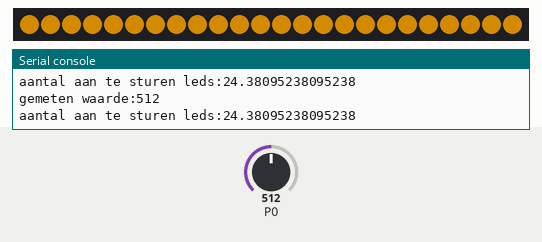
The program below on a simulated BBC micro:bit (MakeCode). Parts: 24 RGB LEDs in strip order, left to right, the last lines printed to the serial console. Inputs (shaded band) come from the test bench; at power-on: P0 = 512 (analog values on the 0–1023 scale). Dim RGB values are drawn brighter than linear.

Above: at 1.2 s.
1.3 s: P0 set to 716
At 2.1 s:
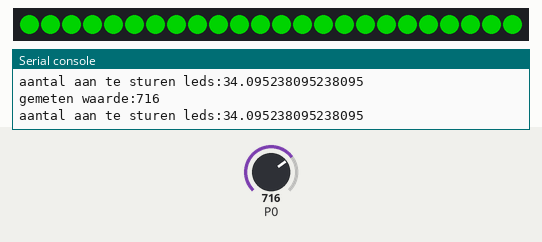
2.8 s: P0 set to 306
At 3.8 s:
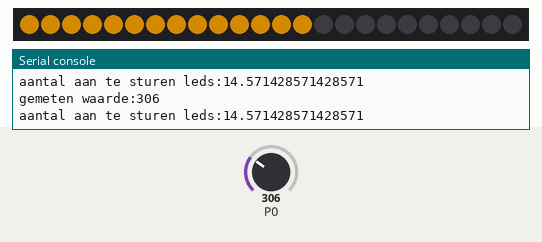
4.4 s: P0 set to 122
At 5.4 s:
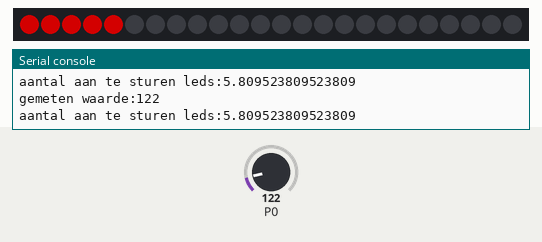
5.9 s: P0 set to 15
At 7.1 s:
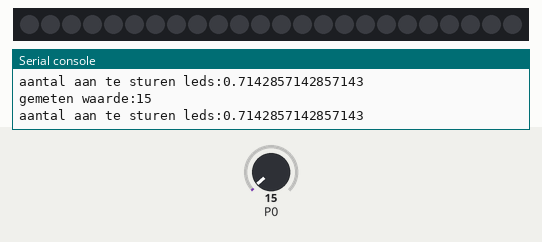
7.4 s: P0 set to 511
At 8.6 s:
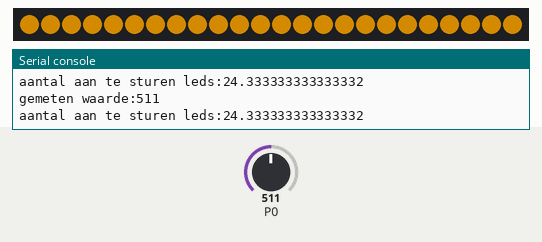
8.9 s: P0 set to 900
At 9.3 s:
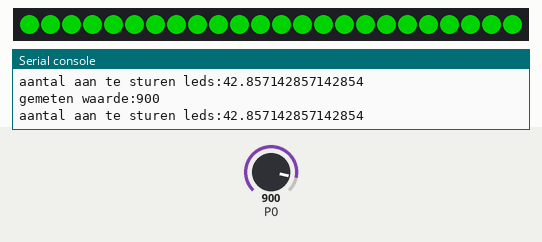
Timing chart, 0 to 11.4 s (numbered marks = the images above; inputs shaded):
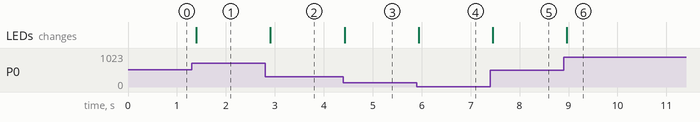

Measured:
- after the input at 1.3 s, the LEDs: change after 0.10 s (image 1)
- after the input at 2.8 s, the LEDs: change after 0.11 s (image 2)
- after the input at 4.4 s, the LEDs: change at once (image 3)
- after the input at 5.9 s, the LEDs: change at once (image 4)
- after the input at 7.4 s, the LEDs: change after 0.05 s (image 5)
- after the input at 8.9 s, the LEDs: change after 0.07 s (image 6)

The program:

main.ts
```typescript
let aantal_leds = 0
let ledstrip = neopixel.create(DigitalPin.P2, 24, NeoPixelMode.RGB)
ledstrip.clear()
let range = ledstrip.range(0, 0)
let lichtsensor = pins.analogReadPin(AnalogPin.P0)
/**
 * Je hebt het volgende nodig om dit te laten werken:
 *
 * - Neopixel library toevoegen (via uitbreidingen)
 *
 * - Grove inventor kit
 *
 * - Uit de Grove inventor kit heb je grove shield, de ledstrip en de lightsensor nodig
 *
 * - Lightsensor sluit je aan op P0 op de shield
 *
 * - Ledstrip sluit je aan op P2 op de shield
 */
basic.forever(function () {
    ledstrip.clear()
    lichtsensor = pins.analogReadPin(AnalogPin.P0)
    serial.writeValue("gemeten waarde", lichtsensor)
    aantal_leds = Math.map(lichtsensor, 0, 630, 0, 30)
    range = ledstrip.range(0, aantal_leds)
    serial.writeValue("aantal aan te sturen leds", aantal_leds)
    if (aantal_leds < 10) {
        range.showColor(neopixel.colors(NeoPixelColors.Red))
    } else if (aantal_leds >= 10 && aantal_leds < 25) {
        range.showColor(neopixel.colors(NeoPixelColors.Orange))
    } else {
        range.showColor(neopixel.colors(NeoPixelColors.Green))
    }
    basic.pause(100)
})
```

test.ts
```typescript
// tests gaan hier; deze zal niet worden gecompileerd wanneer dit pakket wordt gebruikt als extensie.
```
